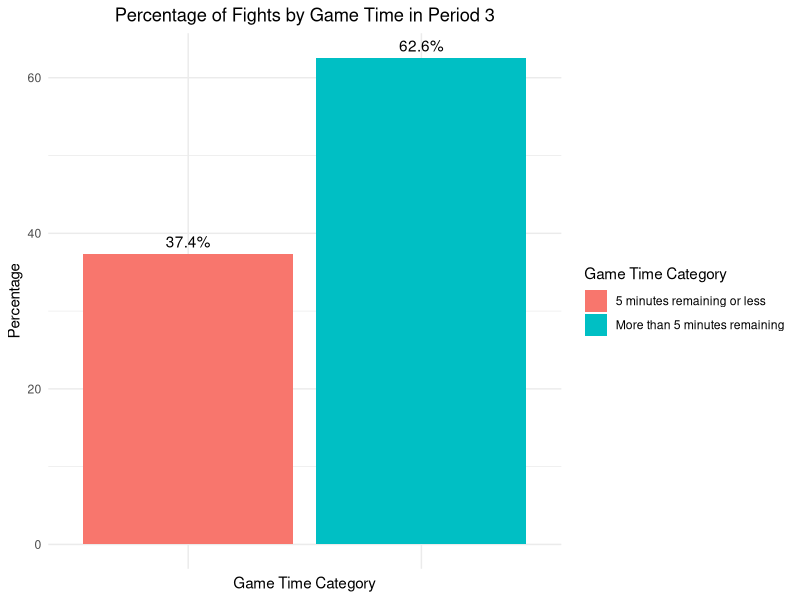

Generate this figure with R:
# Load necessary library
library(ggplot2)
library(dplyr)

# Read the CSV file
nhl_data <- read.csv("NHL_pbp_Fight_aggs3.csv")

# Filter the dataset for game_period_number = 3
filtered_period_3 <- nhl_data %>%
  filter(game_period_number == 3)

# Create a new column for the game_time_of_fight category
time_category <- filtered_period_3 %>%
  mutate(Time_Category = if_else(game_time_of_fight < 3300, 
                                 "More than 5 minutes remaining", 
                                 "5 minutes remaining or less"))

# Summarize the counts and calculate percentages
time_summary <- time_category %>%
  group_by(Time_Category) %>%
  summarise(Count = n()) %>%
  mutate(Percentage = Count / sum(Count) * 100)

# Create a bar plot with the updated labels
ggplot(time_summary, aes(x = Time_Category, y = Percentage, fill = Time_Category)) +
  geom_bar(stat = "identity") +
  geom_text(aes(label = paste0(round(Percentage, 1), "%")), vjust = -0.5) +
  theme_minimal() +
  labs(title = "Percentage of Fights by Game Time in Period 3",
       x = "Game Time Category",
       y = "Percentage",
       fill = "Game Time Category") +
  theme(plot.title = element_text(hjust = 0.5),
        axis.text.x = element_blank()) # Remove x-axis labels

